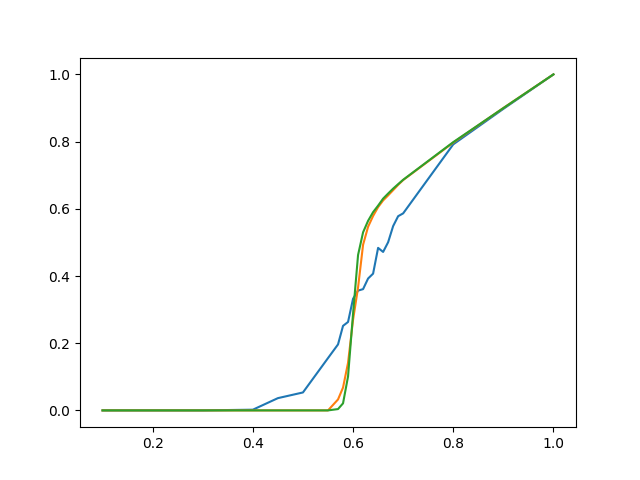

Source code (Python):
#
import datetime
import numpy as np
import matplotlib.pyplot as plt
import random

time = datetime.datetime.now()
L_array = np.array([10, 100, 200])


def plane_init():  # creates a 2D array(plane) and prepares 'plane' for start(sets its initial values)
    plane = np.zeros(shape=(L + 1, L))
    i = 1
    while i < L + 1:
        j = 0
        while j < L:
            plane[i, j] = off_number
            j += 1
        i += 1
    return plane


probability = .57
probability_array = np.array(
    [0.1, 0.2, 0.3, 0.4, 0.45, 0.50, 0.55, 0.57, 0.58, 0.59, 0.60, 0.61, 0.62, 0.63, 0.64, 0.65, 0.66, 0.67, 0.68, 0.69,
     0.7, 0.8, 0.9, 1])
global counter
counter = 1


def recolor(plane, max_value, min_value):  # subtitutes cells of array(plane),which have max_value with min_value
    color_array[int(max_value)] = color_array[int(min_value)]
    return None


def percolation_check(plane):  # checks if percolation has happened or not
    j = 0
    while j < L:
        if color_checker(plane[L, j]) == 1:
            return 1
        j += 1
    return 0


def color_checker(
        value):  # checks if a color should be considered as color==0 or not(is connected to infinity cluster or not)
    if color_array[int(value)] != int(value):
        return color_checker(color_array[int(value)])
    if color_array[int(value)] == int(value):
        if int(value) == 0:
            return 1
        else:
            return 0


def area_infinity(area_array,
                  counter):  # checks which clusters are connected with infinity cluster and then sums their area together as area of infinity cluster
    # note:counter is the number of clusters with different color
    area_infinity = area_array[0]  # 'area_infinity' will be area of infinity_cluster
    i = 1
    while i <= counter:
        if color_checker(i) == 1:
            area_infinity += area_array[i]
        i += 1
    return area_infinity


def value_assign(plane, x, y):  # assign a value to a newly born cell(in 2D array 'plane')
    if plane[(x - 1), y] == off_number and plane[x, y - 1] == off_number:
        global counter
        plane[x, y] = counter
        area_array[int(plane[x, y])] += 1  # increases the area of cluster with value==plane[x,y]
        counter = counter + 1
        return None
    elif plane[(x - 1), y] != off_number and plane[x, y - 1] == off_number:
        plane[x, y] = color_array[int(plane[x - 1, y])]
        area_array[int(plane[x, y])] += 1  # increases the area of cluster with value==plane[x,y]
    elif plane[(x - 1), y] == off_number and plane[x, y - 1] != off_number:
        plane[x, y] = color_array[int(plane[x, y - 1])]
        area_array[int(plane[x, y])] += 1  # increases the area of cluster with value==plane[x,y]
    elif plane[(x - 1), y] != off_number and plane[x, y - 1] != off_number:
        sorted_temp = np.sort((color_array[int(plane[x - 1, y])], color_array[int(plane[x, y - 1])]))
        plane[x, y] = sorted_temp[0]
        area_array[int(plane[x, y])] += 1  # increases the area of cluster with value==plane[x,y]
        recolor(plane, sorted_temp[1], sorted_temp[0])
    return None


def mother(plane, x, y,
           probability):  # checks if a random number is less than probability,turns it on(gives birth to it!  LOL)
    temp = random.random()
    if temp <= probability:
        value_assign(plane, x, y)
    return None


connection_probability_array = np.zeros(shape=(len(L_array),
                                               len(probability_array)))  # in cell (i,j) of this array,value says the
# probability that a cell can connect to an infinity cluster in length 'length_array[i]' and probability of
# 'probaility_array[j]'(of course if there is NO infinity cluster,the corresponding probability of connection would
# be ZERO)
k = 0
while k < len(L_array):
    L = L_array[k]
    off_number = -L  # value of off cells would be this
    m = 0
    while m < len(probability_array):
        Q = 0  # 'Q' counts the how many times percolation has happened in 100 run of system
        connection_probability = 0  # 'connection_probability' calculates the probability of a cell to connect to
        # infinity cluster(note:the value WOULD be averaged)
        probability = probability_array[m]
        n = 0
        while n < 100:
            area_array = np.zeros(
                L ** 2 + 1)  # this array keeps the "area" of a cluster in it.and is evaluated in 'value assign
            # function'
            color_array = np.arange(L ** 2 + 1)
            counter = 1
            global plane
            plane = plane_init()
            i = 1
            while i < L + 1:
                j = 0
                while j < L:
                    mother(plane, i, j, probability)
                    j = j + 1
                i = i + 1
            n += 1
            temp = percolation_check(plane)  # if temp is 1,percolation has occured.if be 0,has NOT percolated
            if temp == 1:
                connection_probability += area_infinity(area_array, counter)
            Q = Q + temp
        connection_probability_array[k, m] = (connection_probability / 100) / L ** 2
        m += 1
    k += 1

print(datetime.datetime.now() - time)

fig = plt.figure()
plt.plot(probability_array, connection_probability_array[0, :])
plt.plot(probability_array, connection_probability_array[1, :])
plt.plot(probability_array, connection_probability_array[2, :])

plt.show()
